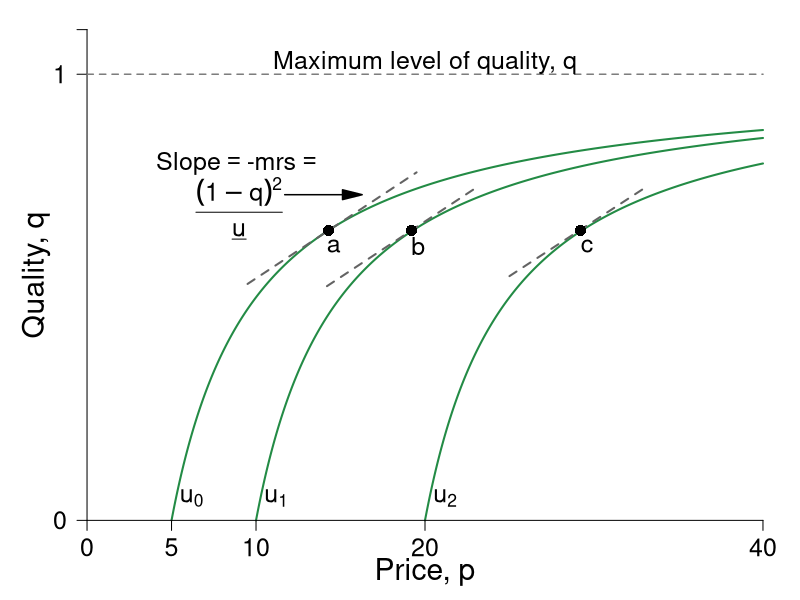

Source code (R):
require(ggplot2)
require(shape)
pdf(file = "information_power/ch11_fig3v2.pdf", width = 9, height = 7)

#Set parameters for graphics
pointsize <- 1.8
axislabelsize <- 1.8
labelsize <- 1.5
namesize <- 1.8
annotatesize <- 1.5
graphlinewidth <- 2
segmentlinewidth <- 1.5

#Parameters for figures
u1 <- 0
u2 <- 5
u3 <- 15
delta1 <- 5
delta2 <- 5
delta3 <- 5

indiffFn1 <- function(p, u1 = 0, delta1 = 5) {
  1 - (delta1) / (p - u1)
}

indiffFn2 <- function(p, u2 = 5, delta2 = 5) {
  1 - (delta2) / (p - u2)
}

indiffFn3 <- function(p, u3 = 15, delta3 = 5) {
  1 - (delta3) / (p - u3)
}

#The derivative for the function q = 1 - delta/(p - u) = delta/p - u)^2;
#From that we get the derivative and substitute in the relevant values
#for delta, u and p; that is we get a slope of 1/32
#But we also need the intercept; 0.375 above, or q/2 as it stood
tangentLine <- function(m, x, b){
  m*x + b
}

COL <- c("#bae4b3", "#74c476", "#238b45")
COLA <- c("#e0f3db", "#99d8c9","#66c2a4","#41ae76", "#238b45", "#005824")
COLB <- c("#c6dbef", "#4eb3d3", "#2b8cbe", "#0868ac","#084081")
COLC <- c("#fcfbfd", "#efedf5", "#dadaeb", "#bcbddc", "#9e9ac8", "#807dba", "#6a51a3", "#54278f", "#3f007d")
grays <- gray.colors(25, start = 1, end = 0)

par(mar =  c(3, 3, .5, .5))
xlims <- c(0, 40)
ylims <- c(0, 1.1)


plot(0, 0, xlim = xlims, ylim = ylims, type = "n",
     xlab = "",
     ylab = "",
     xaxt = "n", yaxt = "n", cex.lab = axislabelsize, bty = "n")

mtext(expression(paste("Price, ", p)), side=1, line = 1.5, cex = axislabelsize)
text(-3, ylims[2] - 0.5*(ylims[2] - ylims[1]), expression(paste("Quality, ", q)), xpd = TRUE, cex = axislabelsize, srt = 90) 


npts <- 500 
#xx1 <- seq(0, xlims[2], length.out = npts)
xx1 <- seq(u1 + delta1, xlims[2], length.out = npts)
xx2 <- seq(u2 + delta2, xlims[2], length.out = npts)
xx3 <- seq(u3 + delta3, xlims[2], length.out = npts)
xx4 <- seq(14.2, 23, 0.01)
xx5 <- seq(25, 33, 0.01)



#Draw the lines for the graphs
lines(xx1, indiffFn1(xx1), col = COLA[5], lwd = graphlinewidth)
lines(xx2, indiffFn2(xx2), col = COLA[5], lwd = graphlinewidth)
lines(xx3, indiffFn3(xx3), col = COLA[5], lwd = graphlinewidth)
segments(9.5, 0.53, 19.5, 0.78, lty = 2, col = grays[22], lwd = graphlinewidth)
lines(xx4, tangentLine(x = xx4, m = 0.025, b = 0.17), col = grays[22], lty = 2, lwd = graphlinewidth)
lines(xx5, tangentLine(x = xx5, m = 0.0247, b = -0.07), col = grays[22], lty = 2, lwd = graphlinewidth)
# segments(9.5, 0.53, 19.5, 0.78, lty = 2, col = grays[22], lwd = graphlinewidth)

#Customize ticks and labels for the plot
ticksy <- c(0, 1, 1.1)
ylabels <- c(0, 1, NA)
ticksx <- c(0, 5, 10, 20, 40)
xlabels <- c(0, 5, 10, 20, 40)
axis(1, at = ticksx, pos = 0, labels = xlabels, cex.axis = labelsize)
axis(2, at = ticksy, pos = 0, labels = ylabels, las = 1, cex.axis = labelsize)

#Annotation of the three indifference curves
text(6.2, 0.05, expression(paste(u[0])), cex = labelsize)
text(11.2, 0.05, expression(paste(u[1])), cex = labelsize)
text(21.2, 0.05, expression(paste(u[2])), cex = labelsize)

#Line for the max quality, q = 1 
segments(0, 1, 40, 1, lty = 2, col = grays[20], lwd = segmentlinewidth)

#Annotating line of 100% quality
text(20, 1.025, expression(paste("Maximum level of quality, q")), cex = labelsize)

#Add a point for the tangency
points(14.3, 0.65, pch = 16, col = "black", cex = 1.5)
points(19.2, 0.65, pch = 16, col = "black", cex = 1.5)
points(29.2, 0.65, pch = 16, col = "black", cex = 1.5)

#Add labels to points for the tangency
text(14.6, 0.615, expression(paste("a")), cex = annotatesize)
text(19.6, 0.615, expression(paste("b")), cex = annotatesize)
text(29.6, 0.615, expression(paste("c")), cex = annotatesize)

#Arrow to Slope of BRF
Arrows(11.7, .73, 15.7, .73, col = "black", lty = 1, lwd = 1.5, arr.type = "triangle")
text(9, 0.8, expression(paste("Slope", phantom() == phantom(), "-mrs",phantom() == phantom())), cex = labelsize)
text(9, 0.7, expression(paste(frac((1-q)^2, underline(u)))), cex = labelsize)
#text(5, 0.8, expression(paste(" = ", frac((1-q)^2,  underline("u")))), cex = labelsize)
dev.off()
